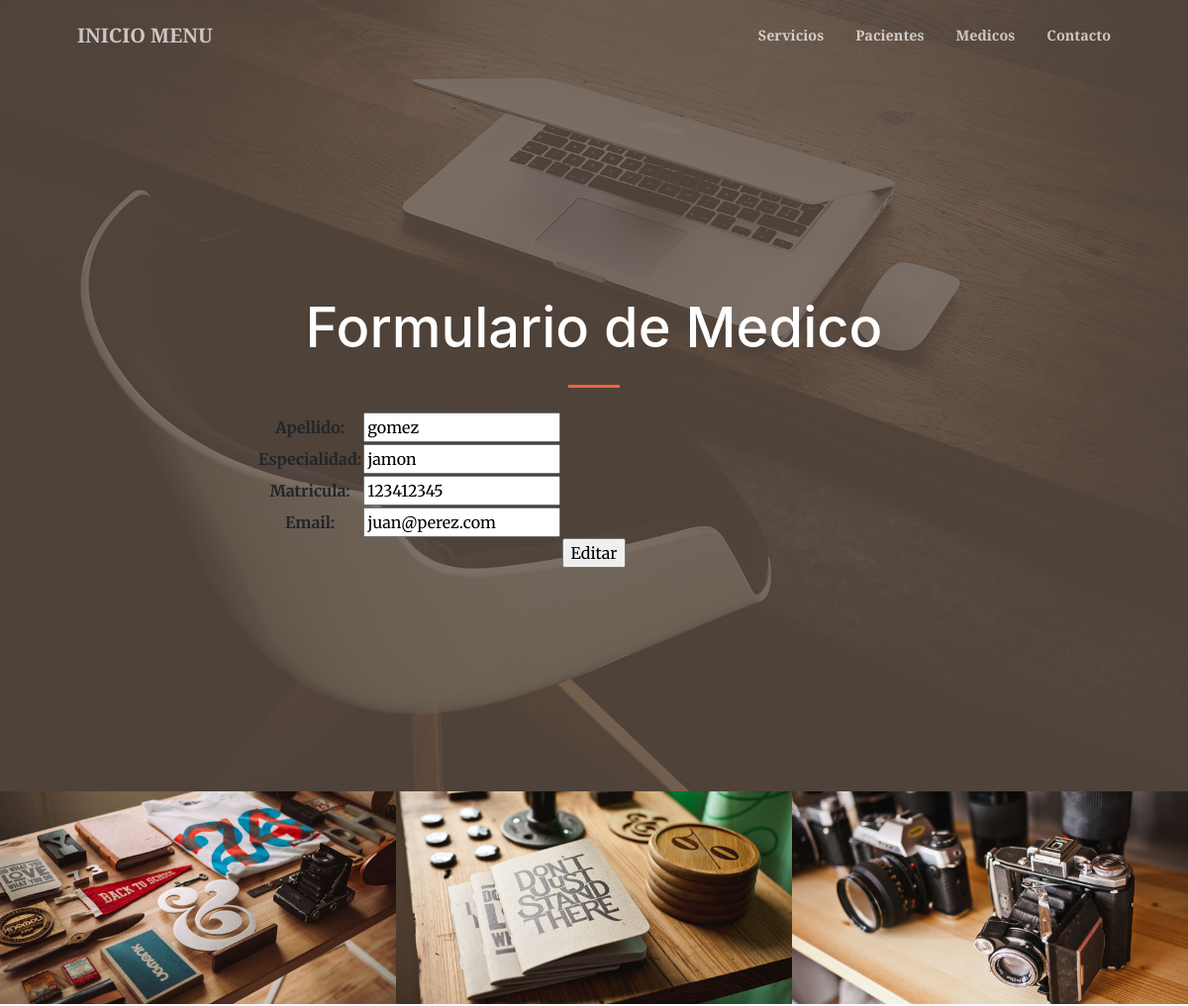
The app's page /AppMedica/editarMedicos/123412345/ (upper part), older data.
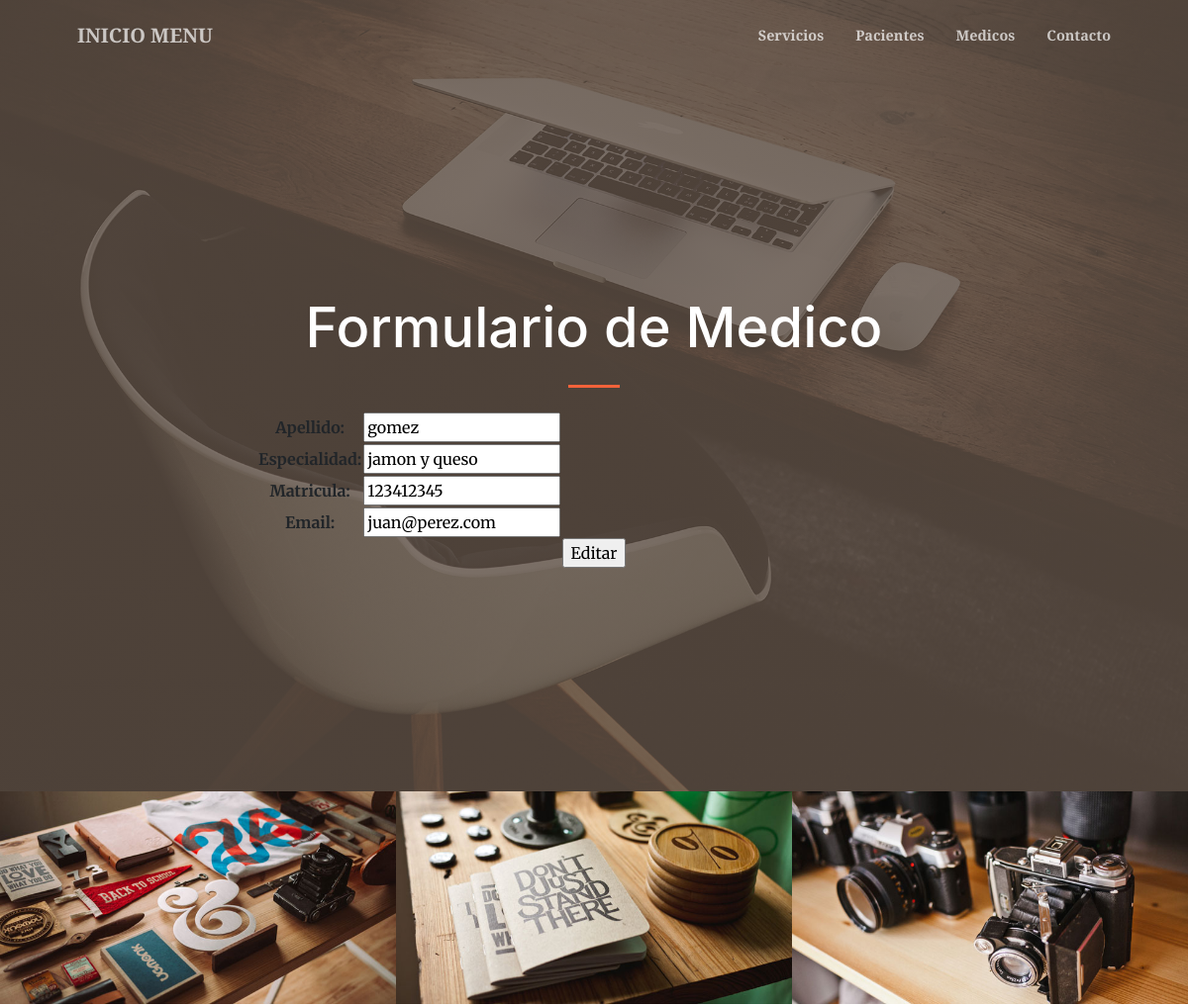
The same page, newer data.
### AppMedica/models.py (models this page shows, shortened)
class Medico(models.Model):
    apellido = models.CharField(max_length=40)
    especialidad = models.CharField(max_length=40)
    matricula = models.IntegerField()
    email = models.EmailField()

### AppMedica/views.py (the view)
# urls.py: path('editarMedicos/<matricula_para_editar>/', views.editarMedicos, name="EditarMedicos"),
def editarMedicos(request, matricula_para_editar):
    medico = Medico.objects.get(matricula=matricula_para_editar)
    if request.method == "POST":
        miFormulario = MedicoFormulario(request.POST)
        if miFormulario.is_valid():
            informacion = miFormulario.cleaned_data
            medico.apellido=informacion["apellido"]
            medico.especialidad=informacion["especialidad"]
            medico.matricula=informacion["matricula"]
            medico.email=informacion["email"]
            medico.save()
            return render(request,'AppMedica/inicio.html')
    else:
        miFormulario = MedicoFormulario(initial={"apellido":medico.apellido,"especialidad":medico.especialidad,"matricula":medico.matricula,"email":medico.email})
    return render(request,'AppMedica/editarMedicos.html',{"miFormulario":miFormulario, "matricula_para_editar": matricula_para_editar})

### AppMedica/forms.py
class MedicoFormulario(forms.Form):
    apellido = forms.CharField(max_length=40)
    especialidad = forms.CharField(max_length=40)
    matricula = forms.IntegerField()
    email = forms.EmailField()

### AppMedica/templates/AppMedica/editarMedicos.html (shortened to what this page needs)
{% extends 'AppMedica/padre.html' %}
{% load static %}
    {% block contenido %}
        <h1 class="text-white font-weight-bold">Formulario de Medico</h1>
    {% endblock %}
    {% block contenido2 %}
            <form action="" method="POST">{% csrf_token %}
                <table>
                {{  miFormulario.as_table    }}
                </table>
                <input type="submit" value="Editar">
            </form>
    {% endblock %}

Row changes from the older to the newer data that the page shows:
changed Medico "gomez": especialidad "jamon" → "jamon y queso"
